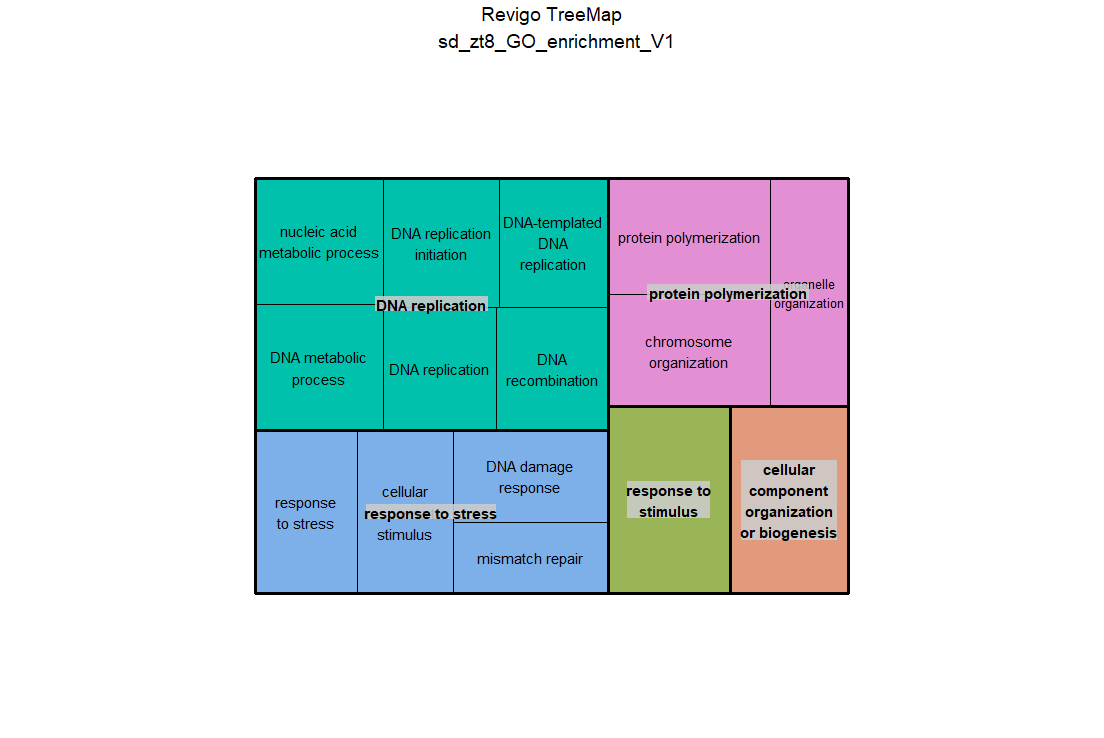

Write R code to recreate this figure.
# A treemap R script produced by the Revigo server at http://revigo.irb.hr/
# If you found Revigo useful in your work, please cite the following reference:
# Supek F et al. "REVIGO summarizes and visualizes long lists of Gene Ontology
# terms" PLoS ONE 2011. doi:10.1371/journal.pone.0021800

# author: Anton Kratz <anton.kratz@gmail.com>, RIKEN Omics Science Center, Functional Genomics Technology Team, Japan
# created: Fri, Nov 02, 2012  7:25:52 PM
# last change: Fri, Nov 09, 2012  3:20:01 PM

# -----------------------------------------------------------------------------
# If you don't have the treemap package installed, uncomment the following line:
# install.packages( "treemap" );
library(treemap) 								# treemap package by Martijn Tennekes

# Set the working directory if necessary
# setwd("C:/Users/username/workingdir");

# --------------------------------------------------------------------------
# Here is your data from Revigo. Scroll down for plot configuration options.

revigo.names <- c("term_ID","description","frequency","uniqueness","dispensability","representative");
revigo.data <- rbind(c("GO:0006260","DNA replication",1.444034747678592,0.6095519886468798,0.00899011,"DNA replication"),
c("GO:0006259","DNA metabolic process",5.803533415077551,0.7087954859619675,0.48915168,"DNA replication"),
c("GO:0006261","DNA-templated DNA replication",0.5186580111461646,0.6186567359179806,0.5645601,"DNA replication"),
c("GO:0006270","DNA replication initiation",0.12078027409857843,0.6567177785692835,0.69721437,"DNA replication"),
c("GO:0006310","DNA recombination",1.6570433606239807,0.6048509486810942,0.6432088,"DNA replication"),
c("GO:0090304","nucleic acid metabolic process",19.07620852119602,0.7109043232182932,0.37371736,"DNA replication"),
c("GO:0006950","response to stress",4.90663876400189,0.7307888294188564,-0,"response to stress"),
c("GO:0006298","mismatch repair",0.15569186687613623,0.4862863509219364,0.66277719,"response to stress"),
c("GO:0006974","DNA damage response",2.609069457039582,0.6226231700923396,0.49168104,"response to stress"),
c("GO:0051716","cellular response to stimulus",12.016805727629972,0.6856387132128062,0.63796693,"response to stress"),
c("GO:0050896","response to stimulus",14.674014998147983,1,-0,"response to stimulus"),
c("GO:0051258","protein polymerization",0.13128435279441755,0.8336886286173386,0,"protein polymerization"),
c("GO:0006996","organelle organization",3.543576559632832,0.7810759705198248,0.47204875,"protein polymerization"),
c("GO:0051276","chromosome organization",1.2297688384231882,0.7997948204773784,0.60852115,"protein polymerization"),
c("GO:0071840","cellular component organization or biogenesis",9.440442605554349,0.9718394258039251,0.01481564,"cellular component organization or biogenesis"));

stuff <- data.frame(revigo.data);
names(stuff) <- revigo.names;

stuff$frequency <- as.numeric( as.character(stuff$frequency) );
stuff$uniqueness <- as.numeric( as.character(stuff$uniqueness) );
stuff$dispensability <- as.numeric( as.character(stuff$dispensability) );


# check the tmPlot command documentation for all possible parameters - there are a lot more
treemap(
  stuff,
  index = c("representative","description"),
  vSize = "uniqueness",
  type = "categorical",
  vColor = "representative",
  title = "Revigo TreeMap
  sd_zt8_GO_enrichment_V1",
  inflate.labels = FALSE,      # set this to TRUE for space-filling group labels - good for posters
  lowerbound.cex.labels = 0,   # try to draw as many labels as possible (still, some small squares may not get a label)
  position.legend = "none"
)

dev.off()
